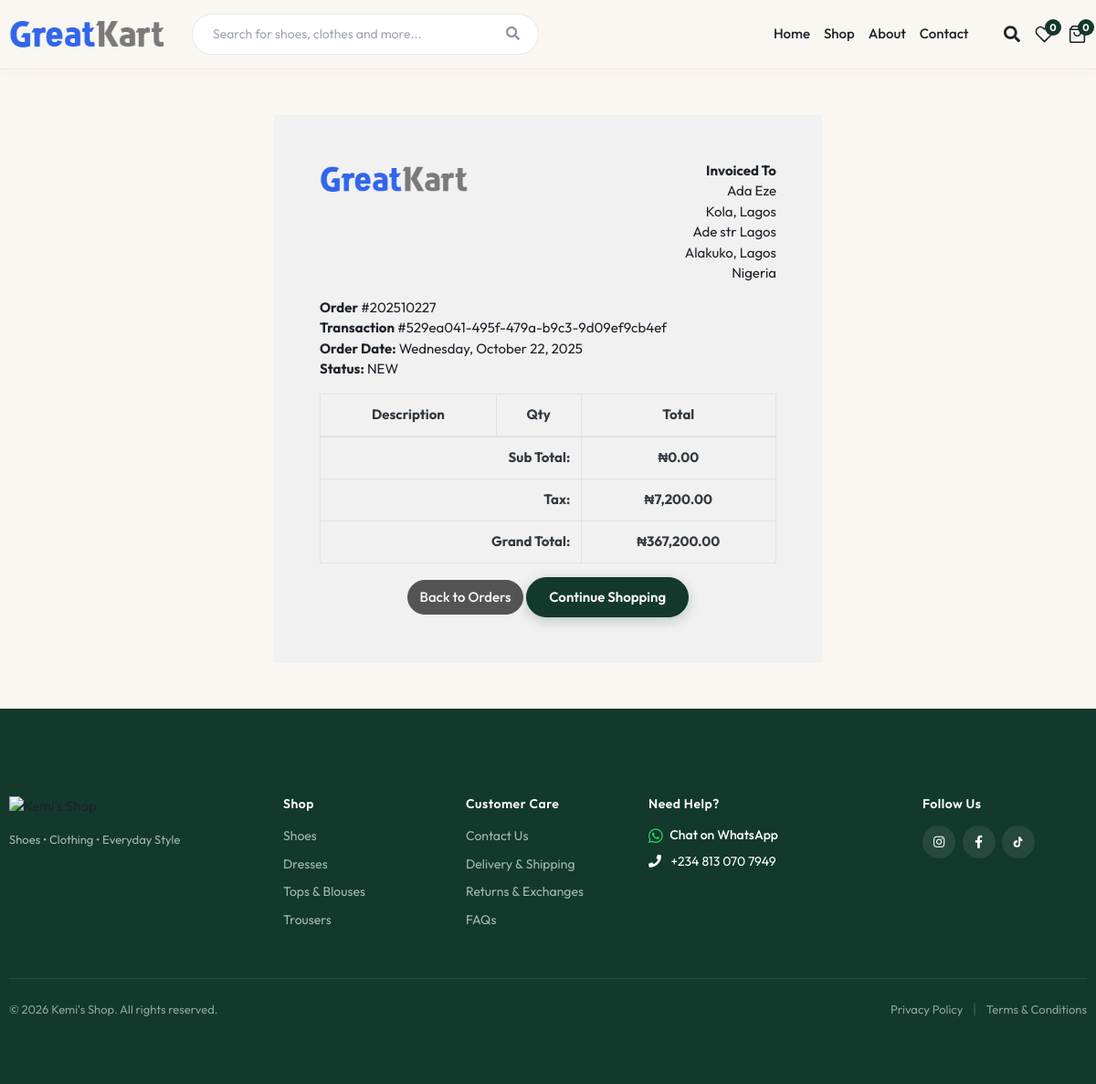
The app's page /accounts/order_detail/202510227/ (signed in) with its own data.
### orders/models.py (models this page shows, shortened)
class Order(models.Model):
    STATUS = (
        ('New', 'New'),
        ('Accepted', 'Accepted'),
        ('Completed', 'Completed'),
        ('Cancelled', 'Cancelled'),
    )
    user = models.ForeignKey(settings.AUTH_USER_MODEL, on_delete=models.SET_NULL, null=True)
    payment = models.ForeignKey(Payment, on_delete=models.SET_NULL, null=True, blank=True)
    order_number = models.CharField(max_length=20)
    first_name = models.CharField(max_length=50)
    last_name = models.CharField(max_length=50)
    phone = models.CharField(max_length=15)
    email = models.EmailField(max_length=50)
    address_line_1 = models.CharField(max_length=100)
    address_line_2 = models.CharField(max_length=100, blank=True)
    country = models.CharField(max_length=50)
    state = models.CharField(max_length=50)
    city = models.CharField(max_length=50)
    order_note = models.CharField(max_length=100, blank=True)
    order_total = models.FloatField()
    tax = models.FloatField()
    status = models.CharField(max_length=10, choices=STATUS, default='New')
    ip = models.CharField(blank=True, max_length=20)
    is_ordered = models.BooleanField(default=False)
    created_at = models.DateTimeField(auto_now_add=True)
    updated_at = models.DateTimeField(auto_now=True)

class Payment(models.Model):
    user = models.ForeignKey(settings.AUTH_USER_MODEL, on_delete=models.CASCADE)
    payment_id = models.CharField(max_length=100)
    payment_method = models.CharField(max_length=100)
    amount_paid = models.CharField(max_length=100)
    status = models.CharField(max_length=100)
    created_at = models.DateTimeField(auto_now_add=True)

### accounts/views.py (the view)
# urls.py: path('order_detail/<str:order_number>/', views.order_detail, name='order_detail'),
@login_required(login_url='login')
def order_detail(request, order_number):
    order = Order.objects.get(order_number=order_number, user=request.user)
    ordered_products = OrderProduct.objects.filter(order=order)
    subtotal = 0
    for item in ordered_products:
        subtotal += (item.product_price * item.quantity)
    context = {
        'order': order,
        'ordered_products': ordered_products,
        'subtotal': subtotal,
    }
    return render(request, 'accounts/order_detail.html', context)

### cart/context_processor.py (called while the page is built)
def counter(request):
    if 'admin' in request.path:
        return {}
    cart_count = 0
    try:
        if request.user.is_authenticated:
            cart_items = CartItem.objects.filter(user=request.user, is_active=True)
        else:
            cart = Cart.objects.filter(cart_id=_cart_id(request)).first()
            if cart:
                cart_items = CartItem.objects.filter(cart=cart, is_active=True)
            else:
                cart_items = []
        for item in cart_items:
            cart_count += item.quantity
    except:
        cart_count = 0
    return {'cart_count': cart_count}

### category/context_processor.py (called while the page is built)
def menu_links(request):
    order = Case(
        When(slug='shoes', then=0),
        When(slug='dresses', then=1),
        When(slug='tops', then=2),
        When(slug='trousers', then=3),
        When(slug='jackets', then=4),
        default=5,
    )
    links = Category.objects.annotate(
        prod_count=Count('product', filter=Q(product__is_available=True))
    ).order_by(order)
    total_catalog_count = Product.objects.filter(is_available=True).count()
    all_clothing_count = Product.objects.filter(is_available=True).exclude(category__slug='shoes').count()
    return dict(links=links, total_catalog_count=total_catalog_count, all_clothing_count=all_clothing_count)

### store/context_processors.py (called while the page is built)
def wishlist_info(request):
    if 'admin' in request.path:
        return {}
    wishlist_count = 0
    wishlist_ids = set()
    try:
        if request.user.is_authenticated:
            items = Wishlist.objects.filter(user=request.user)
        else:
            session_key = _get_session_key(request)
            items = Wishlist.objects.filter(session_id=session_key)
        wishlist_count = items.count()
        wishlist_ids = set(items.values_list('product_id', flat=True))
    except Exception:
        wishlist_count = 0
        wishlist_ids = set()
    return {
        'wishlist_count': wishlist_count,
        'wishlist_product_ids': wishlist_ids,
    }

### templates/accounts/order_detail.html (shortened to what this page needs)
{% extends 'base.html' %}
{% load static humanize %}
{% block content %}
<div class="container" style="margin: 0 auto;width: 50%;padding: 50px;background: #f1f1f1;margin-top: 50px;margin-bottom: 50px;">
    <div class="row invoice row-printable">
        <div class="col-md-12">
            <div class="panel panel-default plain" id="dash_0">
                <div class="panel-body p30">
                    <div class="row">
                        <div class="col-lg-6">
                            <div class="invoice-logo">
                                <img src="{% static 'images/logo.png' %}" alt="Invoice logo" style="max-height: 40px;">
                            </div>
                        </div>
                        <div class="col-lg-6">
                            <div class="invoice-from">
                                <ul class="list-unstyled text-right">
                                    <li><strong>Invoiced To</strong></li>
                                    <li>{{ order.first_name }} {{ order.last_name }}</li>
                                    <li>{{ order.address_line_1 }}</li>
                                    {% if order.address_line_2 %}
                                    <li>{{ order.address_line_2 }}</li>
                                    {% endif %}
                                    <li>{{ order.city }}, {{ order.state }}</li>
                                    <li>{{ order.country }}</li>
                                </ul>
                            </div>
                        </div>
                        <div class="col-lg-12">
                            <div class="invoice-details mt25">
                                <div class="well">
                                    <ul class="list-unstyled mb0">
                                        <li><strong>Order</strong> #{{ order.order_number }}</li>
                                        <li><strong>Transaction</strong> #{{ order.payment.payment_id }}</li>
                                        <li><strong>Order Date:</strong> {{ order.created_at|date:"l, F d, Y" }}</li>
                                        <li><strong>Status:</strong> {{ order.status|upper }}</li>
                                    </ul>
                                </div>
                            </div>
                            <div class="invoice-items">
                                <div class="table-responsive" style="overflow: hidden; outline: none;" tabindex="0">
                                    <table class="table table-bordered">
                                        <thead>
                                            <tr>
                                                <th class="per70 text-center">Description</th>
                                                <th class="per5 text-center">Qty</th>
                                                <th class="per25 text-center">Total</th>
                                            </tr>
                                        </thead>
                                        <tfoot>
                                            <tr>
                                                <th colspan="2" class="text-right">Sub Total:</th>
                                                <th class="text-center">₦{{ subtotal|floatformat:2|intcomma }}</th>
                                            </tr>
                                            <tr>
                                                <th colspan="2" class="text-right">Tax:</th>
                                                <th class="text-center">₦{{ order.tax|floatformat:2|intcomma }}</th>
                                            </tr>
                                            <tr>
                                                <th colspan="2" class="text-right">Grand Total:</th>
                                                <th class="text-center">₦{{ order.order_total|floatformat:2|intcomma }}</th>
                                            </tr>
                                        </tfoot>
                                    </table>
                                </div>
                            </div>
                            <div class="invoice-footer mt25">
                                <p class="text-center">
                                    <a href="{% url 'my_orders' %}" class="btn btn-secondary">Back to Orders</a>
                                    <a href="{% url 'store' %}" class="btn btn-primary">Continue Shopping</a>
                                </p>
                            </div>
                        </div>
                    </div>
                </div>
            </div>
        </div>
    </div>
</div>
{% endblock %}

### static/css/ui.css (style rules this page uses)
html, body { font-family: 'Outfit', sans-serif; font-size: 15px; background-color: #FAF7F2; color: #1E2229; }
p:last-child { margin-bottom: 0; }
[class*=list-] li:after { visibility: hidden; display: block; content: ""; overflow: hidden; height: 0; clear: both; }
body { background-color: #FAF7F2 !important; }
.btn { border-radius: 30px !important; font-weight: 500 !important; }
body, h3, h4, h5, h6, p, span, a, label, input, select, textarea, button, table, .product-detail-title, .product-detail-price, .card-header .title, .content-body .title, .card-title, .card-cat-title { font-family: 'Outfit', sans-serif !important; }
body { background-color: #FAF7F2 !important; color: #1E2229 !important; }
.btn-primary, .hero-action-btn, .btn-editorial-card { background-color: #13382C !important; border-color: #13382C !important; color: #ffffff !important; border-radius: 30px !important; font-weight: 600 !important; font-family: 'Outfit', sans-serif !important; padding: 10px 24px !important; box-shadow: 0 4px 14px rgba(19, 56, 44, 0.22) !important; transition: all 0.25s ease !important; text-decoration: none !important; display: inline-block !important; }
a { color: #1E2229; transition: color 0.2s ease; }

### records on screen
Order: first_name "Ada", last_name "Eze", address_line_1 "Kola, Lagos", address_line_2 "Ade str Lagos", city "Alakuko", state "Lagos", country "Nigeria", order_number "202510227", payment.payment_id "529ea041-495f-479a-b9c3-9d09ef9cb4ef", created_at "Wednesday, October 22, 2025", status "NEW", tax "7,200.00", order_total "367,200.00"

### other values on screen
{{ subtotal|floatformat:2|intcomma }} "0.00"
